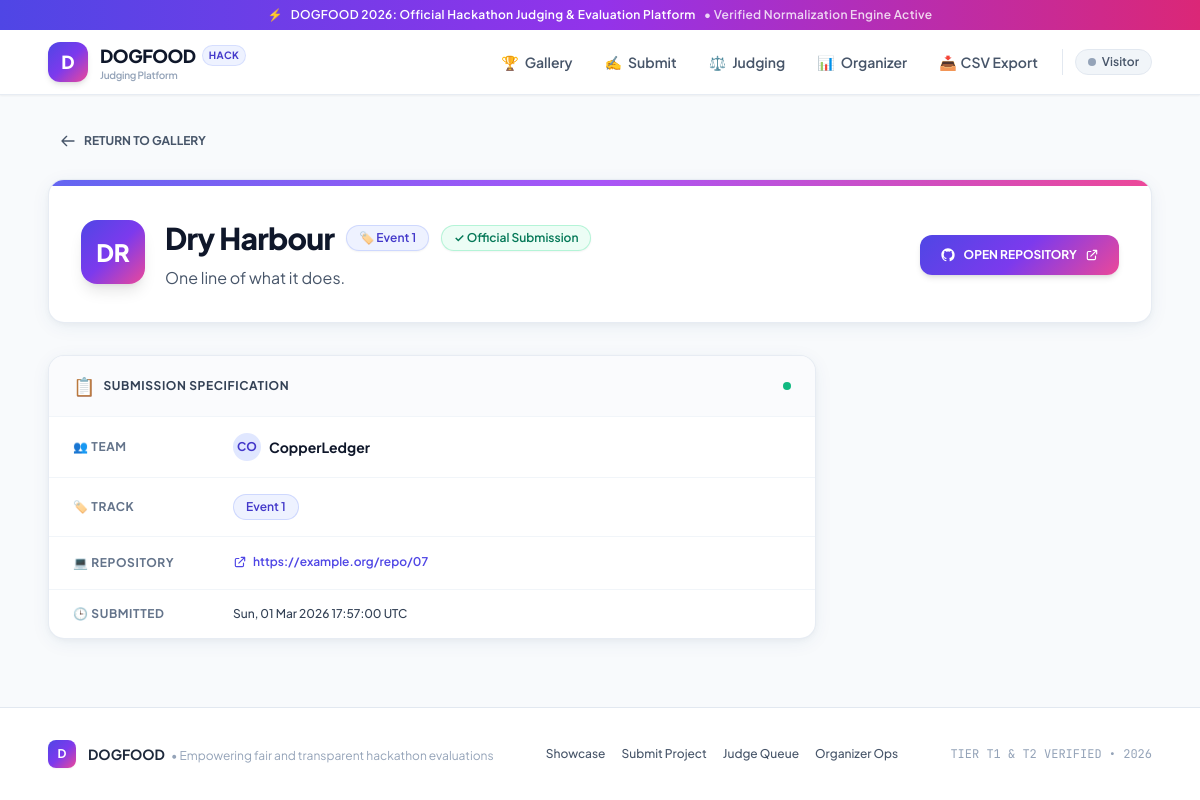
The app's page /projects/41 with its own data.
### backend/app/models/project.py (models this page shows)
class Project(Base):
    __tablename__ = "projects"
    id = Column(Integer, primary_key=True, index=True)
    title = Column(String, nullable=False)
    description = Column(String)
    repository_url = Column(String)
    demo_url = Column(String)
    team_id = Column(Integer, ForeignKey("teams.id"), nullable=False)
    event_id = Column(Integer, ForeignKey("events.id"), nullable=False)
    status = Column(Enum(ProjectStatusEnum), nullable=False, default=ProjectStatusEnum.DRAFT)
    submitted_timestamp = Column(DateTime)
    team = relationship("Team")
    event = relationship("Event")

### backend/app/models/team.py (models this page shows)
class Team(Base):
    __tablename__ = "teams"
    id = Column(Integer, primary_key=True, index=True)
    name = Column(String, nullable=False)
    event_id = Column(Integer, ForeignKey("events.id"), nullable=False)
    event = relationship("Event")
    members = relationship("TeamMember", back_populates="team")

### backend/app/web/pages.py (the view)
@router.get("/projects/{project_id}", response_class=HTMLResponse, include_in_schema=False)
async def show_project(request: Request, project_id: int, db: Session = Depends(get_db)):
    current_user = _get_optional_user(request, db)
    project_orm = db.query(Project).filter(Project.id == project_id).first()
    if not project_orm:
        raise HTTPException(status_code=404, detail="Project not found")
    team = db.query(Team).filter(Team.id == project_orm.team_id).first()
    track_label = f"Event {project_orm.event_id}"
    project = {
        "id": project_orm.id,
        "title": project_orm.title,
        "description": project_orm.description or "",
        "track": track_label,
        "repository_url": project_orm.repository_url or "",
        "team_name": team.name if team else "Unknown",
        "submitted_at": (
            project_orm.submitted_timestamp.strftime("%a, %d %b %Y %H:%M:%S UTC")
            if project_orm.submitted_timestamp else "—"
        ),
    }
    return templates.TemplateResponse(
        request,
        "projects/show.html",
        {
            "title": project_orm.title,
            "current_user": _user_ctx(current_user),
            "current_path": f"/projects/{project_id}",
            "project": project,
        },
    )

### backend/app/templates/projects/show.html (shortened to what this page needs)
{% extends "partials/layout.html" %}
{% block content %}
<div class="mb-6">
  <a href="/projects" class="inline-flex items-center gap-2 text-xs font-bold text-slate-600 hover:text-indigo-600 transition-colors group px-3 py-1.5 rounded-lg hover:bg-slate-100">
    <svg class="w-4 h-4 group-hover:-translate-x-1 transition-transform" fill="none" viewBox="0 0 24 24" stroke="currentColor" stroke-width="2">
      <path stroke-linecap="round" stroke-linejoin="round" d="M10 19l-7-7m0 0l7-7m-7 7h18" />
    </svg>
    RETURN TO GALLERY
  </a>
</div>
<div class="bg-white border border-slate-200/80 rounded-2xl p-6 sm:p-8 mb-8 shadow-unstop relative overflow-hidden">
  <div class="absolute top-0 inset-x-0 h-1.5 bg-gradient-to-r from-indigo-500 via-purple-500 to-pink-500"></div>
  <div class="flex flex-col sm:flex-row sm:items-start sm:justify-between gap-6 pt-2">
    <div class="flex items-start gap-5">
      <div class="w-16 h-16 rounded-2xl gradient-brand text-white flex items-center justify-center font-extrabold text-2xl shadow-lg shrink-0">
        {{ project.title[:2] | upper }}
      </div>
      <div>
        <div class="flex items-center gap-3 mb-2.5 flex-wrap">
          <h1 class="text-2xl sm:text-3xl font-extrabold text-slate-900 tracking-tight">{{ project.title }}</h1>
          <span class="rounded-full bg-indigo-50 px-3 py-1 text-xs font-semibold text-indigo-700 border border-indigo-200/80 shadow-sm">
            🏷️ {{ project.track }}
          </span>
          <span class="rounded-full bg-emerald-50 px-3 py-1 text-xs font-semibold text-emerald-700 border border-emerald-200/80 shadow-sm">
            ✓ Official Submission
          </span>
        </div>
        <p class="text-slate-600 text-sm sm:text-base leading-relaxed max-w-3xl">
          {{ project.description }}
        </p>
      </div>
    </div>
    {% if project.repository_url %}
      <div class="shrink-0 self-start sm:self-center">
        <a href="{{ project.repository_url }}" target="_blank" rel="noopener"
           class="inline-flex items-center gap-2 text-xs font-bold gradient-brand text-white hover:opacity-95 px-5 py-3 rounded-xl transition-all shadow-md hover:shadow-lg">
          OPEN REPOSITORY
          <svg class="w-3.5 h-3.5" fill="none" viewBox="0 0 24 24" stroke="currentColor">
            <path stroke-linecap="round" stroke-linejoin="round" stroke-width="2" d="M10 6H6a2 2 0 00-2 2v10a2 2 0 002 2h10a2 2 0 002-2v-4M14 4h6m0 0v6m0-6L10 14" />
          </svg>
        </a>
      </div>
    {% endif %}
  </div>
</div>
<div class="bg-white border border-slate-200/80 rounded-2xl overflow-hidden shadow-unstop max-w-3xl">
  <div class="px-6 py-4 border-b border-slate-100 bg-slate-50/70 flex items-center justify-between">
    <div class="flex items-center gap-2">
      <span class="text-lg">📋</span>
      <h2 class="text-xs font-bold uppercase tracking-wider text-slate-700">Submission Specification</h2>
    </div>
    <span class="w-2 h-2 rounded-full bg-emerald-500"></span>
  </div>
  <table class="text-sm w-full text-left">
    <tbody class="divide-y divide-slate-100">
      <tr>
        <td class="py-4 px-6 text-slate-500 font-bold text-xs uppercase tracking-wider w-40">👥 Team</td>
        <td class="py-4 px-6 text-slate-900 font-bold flex items-center gap-2">
          <div class="w-7 h-7 rounded-full bg-indigo-100 text-indigo-700 font-bold text-xs flex items-center justify-center">
            {{ project.team_name[:2] | upper }}
          </div>
          <span>{{ project.team_name }}</span>
        </td>
      </tr>
      <tr>
        <td class="py-4 px-6 text-slate-500 font-bold text-xs uppercase tracking-wider">🏷️ Track</td>
        <td class="py-4 px-6">
          <span class="rounded-full bg-indigo-50 px-3 py-1 text-xs font-semibold text-indigo-700 border border-indigo-200/80 inline-block">
            {{ project.track }}
          </span>
        </td>
      </tr>
      <tr>
        <td class="py-4 px-6 text-slate-500 font-bold text-xs uppercase tracking-wider">💻 Repository</td>
        <td class="py-4 px-6">
          {% if project.repository_url %}
            <a href="{{ project.repository_url }}" target="_blank" rel="noopener"
               class="text-indigo-600 hover:text-indigo-800 font-semibold text-xs hover:underline break-all inline-flex items-center gap-1.5 transition-colors">
              <svg class="w-3.5 h-3.5 shrink-0" fill="none" viewBox="0 0 24 24" stroke="currentColor" stroke-width="2">
                <path stroke-linecap="round" stroke-linejoin="round" d="M10 6H6a2 2 0 00-2 2v10a2 2 0 002 2h10a2 2 0 002-2v-4M14 4h6m0 0v6m0-6L10 14" />
              </svg>
              {{ project.repository_url }}
            </a>
          {% else %}
            <span class="text-slate-400 font-medium">—</span>
          {% endif %}
        </td>
      </tr>
      <tr>
        <td class="py-4 px-6 text-slate-500 font-bold text-xs uppercase tracking-wider">🕒 Submitted</td>
        <td class="py-4 px-6 text-slate-700 font-medium text-xs">{{ project.submitted_at }}</td>
      </tr>
    </tbody>
  </table>
</div>
{% endblock %}

### backend/app/templates/partials/layout.html (style rules this page uses)
.gradient-brand { background: linear-gradient(135deg, #4F46E5 0%, #7C3AED 50%, #EC4899 100%); }

### records on screen
Project: title "DR", title "Dry Harbour", description "One line of what it does.", repository_url "https://example.org/repo/07"
Team: name "CO", team_name "CopperLedger"

### other values on screen
{{ project.track }} "Event 1"
{{ project.submitted_at }} "Sun, 01 Mar 2026 17:57:00 UTC"
